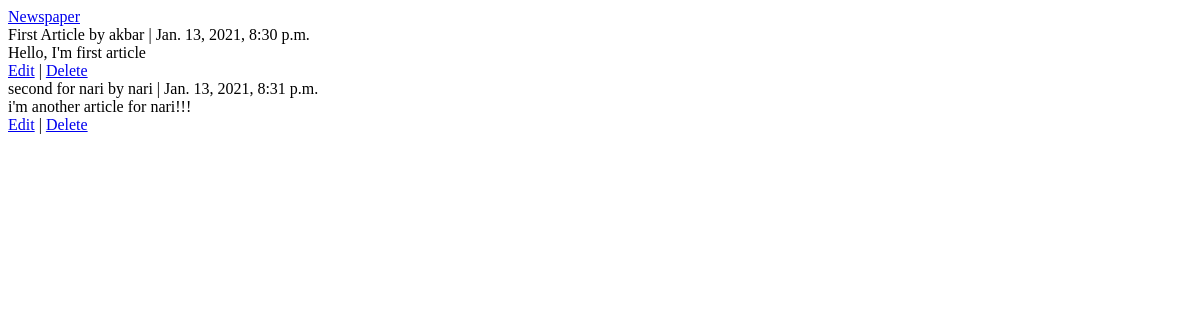
/articles/, run on an earlier commit of the app's database.
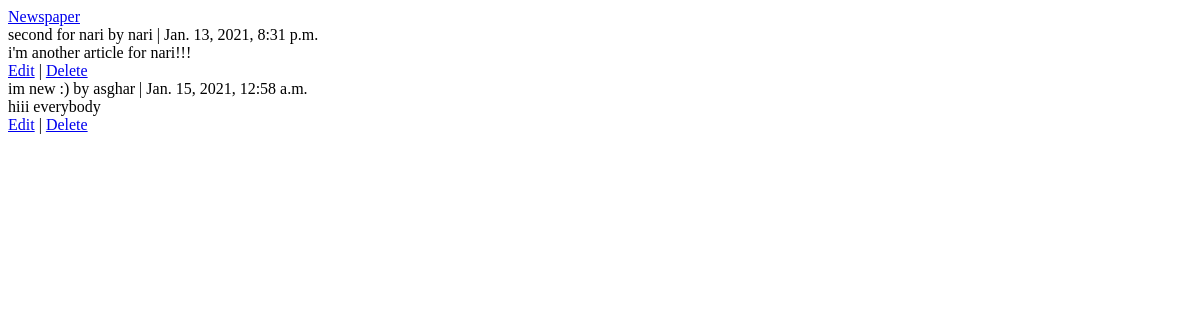
And on a later commit of the database.
### articles/models.py (models this page shows, shortened)
class Article(models.Model):
    title = models.CharField(max_length=255)
    body = models.TextField()
    date = models.DateTimeField(auto_now_add=True)
    author = models.ForeignKey(
        get_user_model(),
        on_delete = models.CASCADE,
    )

### users/models.py (models this page shows)
class CustomUser(AbstractUser):
    age = models.PositiveIntegerField(null=True, blank=True)

### articles/views.py (the view)
# urls.py: path('', ArticleListView.as_view(),name='article_list'),
class ArticleListView(ListView):
    model = Article
    template_name = 'article_list.html'
    context_object_name = 'all_articles'

### templates/article_list.html (shortened to what this page needs)
{% extends 'base.html' %}
{% block content %}
    {% for article in all_articles%}
    <div>
        <span>{{ article.title }}</span>
        <span> by {{ article.author }} | {{ article.date }}</span>
        <div>{{ article.body }}</div>
        <div>
            <a href="{% url 'article_edit' article.pk %}">Edit</a> |
            <a href="{% url 'article_delete' article.pk %}">Delete</a>
        </div>
    {% endfor %}
    </div>
{% endblock content %}

### templates/base.html (shortened to what this page needs)
<html>
    <head>
    </head>
    <body>
        <nav>
            <a href="{% url 'home' %}">Newspaper</a>
        </nav>
        <main>
            {% block content %}
            {% endblock content %}
        </main>
    </body>
</html>

What changed in the data, as far as the page shows it:
removed Article: title "First Article", author "akbar", date "Jan. 13, 2021, 8:30 p.m.", body "Hello, I'm first article"
added Article: title "im new :)", author "asghar", date "Jan. 15, 2021, 12:58 a.m.", body "hiii everybody"
